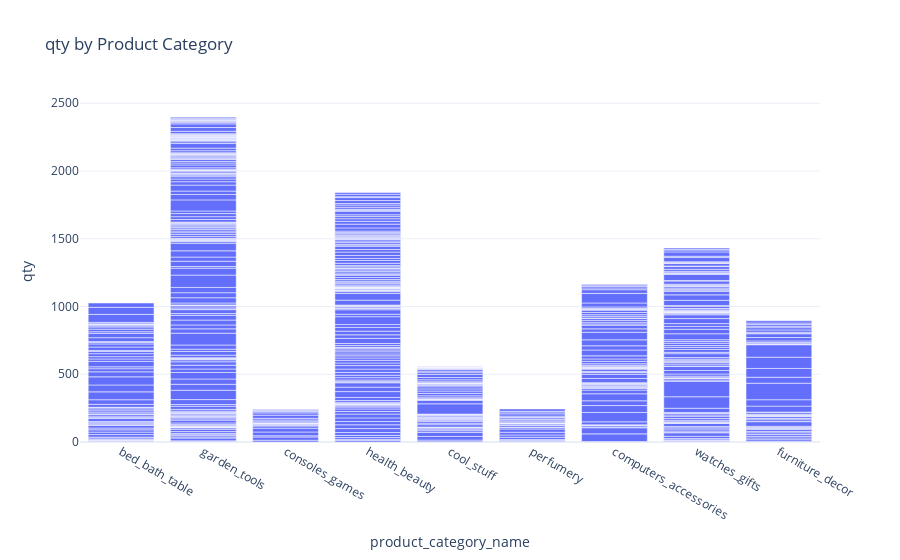

Notebook cell for this chart:
### Code cell
fig = px.bar(df, x='product_category_name',
             y='qty', title='qty by Product Category')
fig.show()

### Figure 1 — Plotly figure (JSON) as saved in the notebook; plotly's stock layout.template omitted (floating-point values rounded to 4 significant figures; data arrays with more than 128 entries replaced by an {"elided": "..."} marker saying what was removed)
{"data": [{"alignmentgroup": "True", "hovertemplate": "product_category_name=%{x}<br>qty=%{y}<extra></extra>", "legendgroup": "", "marker": {"color": "#636efa", "pattern": {"shape": ""}}, "name": "", "offsetgroup": "", "orientation": "v", "showlegend": false, "textposition": "auto", "type": "bar", "x": {"elided": "676 str values"}, "xaxis": "x", "y": {"elided": "676 int values"}, "yaxis": "y"}], "layout": {"barmode": "relative", "legend": {"tracegroupgap": 0}, "title": {"text": "qty by Product Category"}, "xaxis": {"anchor": "y", "domain": [0, 1], "title": {"text": "product_category_name"}}, "yaxis": {"anchor": "x", "domain": [0, 1], "title": {"text": "qty"}}}}
